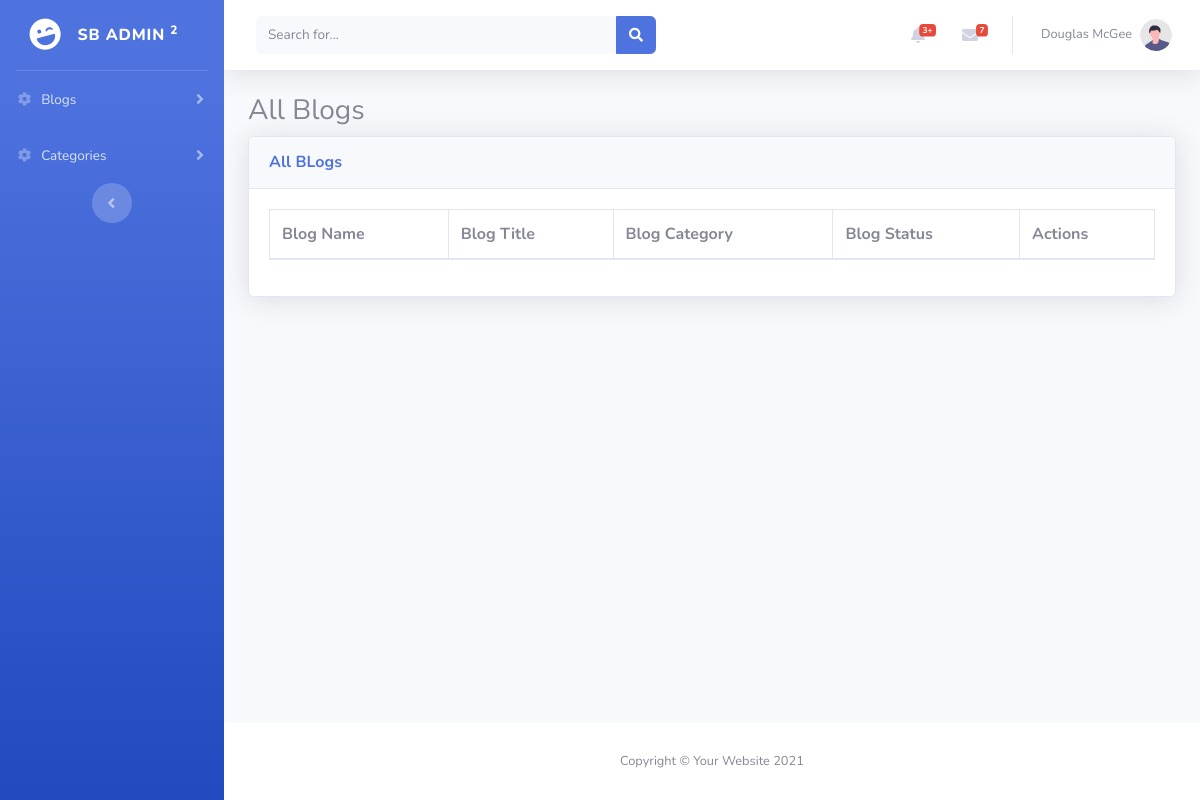
Page /all_blogs.php on the earlier database version.
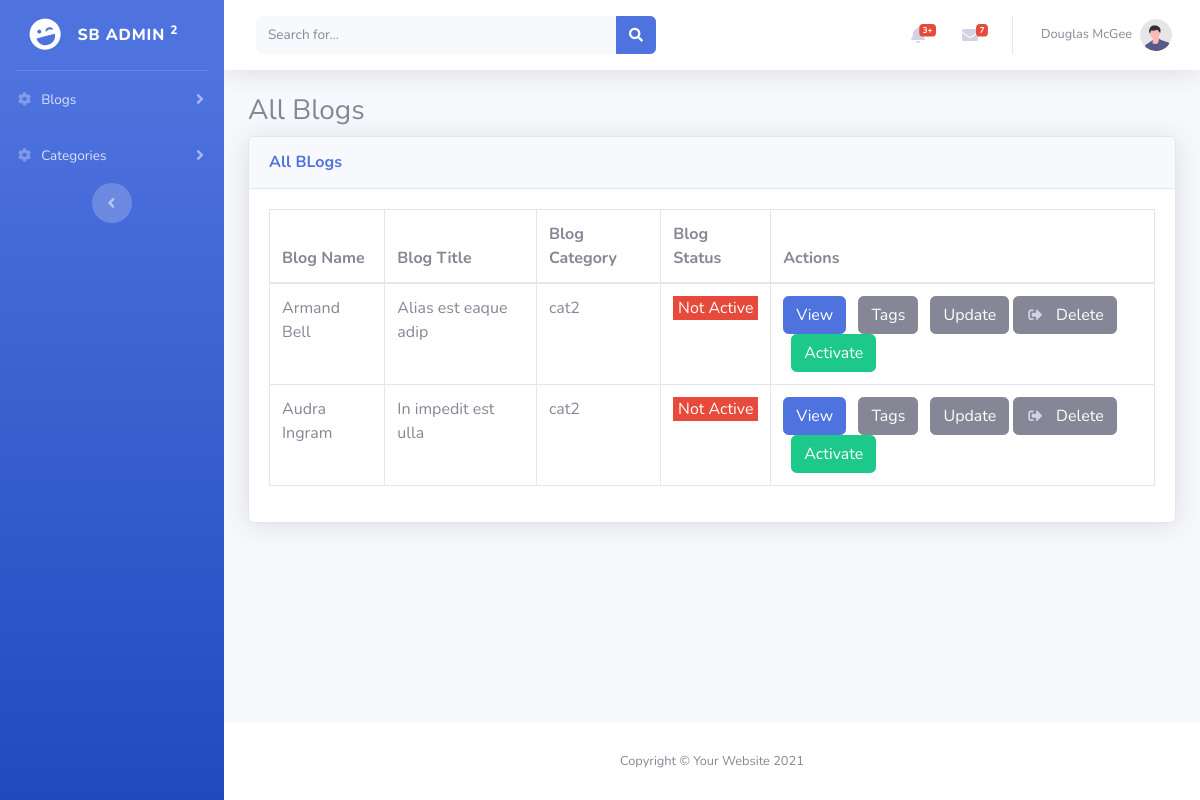
Same page on the later database version.
### tables this page shows
CREATE TABLE `blogs` (
  `blog_id` int(255) NOT NULL,
  `blog_name` varchar(55) NOT NULL,
  `blog_title` varchar(255) NOT NULL,
  `blog_author_name` varchar(55) NOT NULL,
  `blog_image` varchar(2555) DEFAULT NULL,
  `blog_video` varchar(2555) DEFAULT NULL,
  `blog_content` mediumtext NOT NULL,
  `blog_publish_date` date NOT NULL,
  `blog_category` int(55) NOT NULL,
  `blog_meta_titles` varchar(2555) DEFAULT NULL,
  `blog_status` tinyint(4) NOT NULL
);

CREATE TABLE `blog_category` (
  `cat_id` int(55) NOT NULL,
  `cat_name` varchar(55) NOT NULL
);

### all_blogs.php (the view, shortened to what this page needs)
<?php
include_once 'header.php';
$res = mysqli_query($conn, "SELECT b.blog_id,b.blog_name,b.blog_title,c.cat_name , b.blog_status FROM blogs b inner join blog_category c on b.blog_category = c.cat_id")
?>
<h3>All Blogs</h3>
<div>
    <div class="card shadow mb-4">
        <div class="card-header py-3">
            <h6 class="m-0 font-weight-bold text-primary">All BLogs</h6>
        </div>
        <div class="card-body">
            <div class="table-responsive">
                <table class="table table-bordered" id="dataTable" width="100%" cellspacing="0">
                    <thead>
                        <tr>
                            <th>Blog Name</th>
                            <th>Blog Title</th>
                            <th>Blog Category</th>
                            <th>Blog Status</th>
                            <th>Actions</th>
                        </tr>
                    </thead>
                    <tbody>
                        <?php
                        while ($row = mysqli_fetch_assoc($res)) {
                            echo '<tr>
                                                <td>' . $row["blog_name"] . '</td>
                                                <td>' . $row["blog_title"] . '</td>
                                                <td>' . $row["cat_name"] . '</td>
                                                <td>';
                            if ($row["blog_status"] == 1) {
                                echo '<lable class="progress-bar bg-success">Active</label>';
                            } else {
                                echo '<lable class="progress-bar bg-danger">Not Active</label>';
                            }
                            echo '</td>
                                                <td>
                                                    <a class="btn btn-primary" href="view_blog.php?bid='.$row["blog_id"].'">View</a>
                                                    <a class="btn btn-secondary ml-2">Tags</a>
                                                    <a class="btn btn-secondary ml-2">Update</a>
                                                    <a class="btn btn-secondary" id="delete" href="#" data-id="' . $row["blog_id"] . '" data-toggle="modal" data-target="#deleteblog">
                                                    <i class="fas fa-sign-out-alt fa-sm fa-fw mr-2 text-gray-400"></i>
                                                    Delete
                                                    </a>';
                            if (!$row["blog_status"] == 1) {
                                echo '<a class="btn btn-success ml-2" href="all_blogs.php?acc=' . $row["blog_id"] . '">Activate</a>';
                            } else {
                                echo '<a class="btn btn-danger ml-2" href="all_blogs.php?dec=' . $row["blog_id"] . '">Deactivate</a>';
                            }
                            echo '
                                                </td>
                                                </tr>';
                        }
                        ?>
                    </tbody>
                </table>
            </div>
        </div>
    </div>
</div>
<?php
include_once 'footer.php';
?>

### header.php (shortened to what this page needs)
<!DOCTYPE html>
<html lang="en">
<head>
    <link href="vendor/fontawesome-free/css/all.min.css" rel="stylesheet" type="text/css">
        <link href="vendor/datatables/dataTables.bootstrap4.min.css" rel="stylesheet">
    <link href="css/sb-admin-2.min.css" rel="stylesheet">
    </head>
<body id="page-top">
    <div id="wrapper">
        <ul class="navbar-nav bg-gradient-primary sidebar sidebar-dark accordion" id="accordionSidebar">
            <a class="sidebar-brand d-flex align-items-center justify-content-center" href="index.html">
                <div class="sidebar-brand-icon rotate-n-15">
                    <i class="fas fa-laugh-wink"></i>
                </div>
                <div class="sidebar-brand-text mx-3">SB Admin <sup>2</sup></div>
            </a>
            <hr class="sidebar-divider my-0">
            <li class="nav-item">
                <a class="nav-link collapsed" href="#" data-toggle="collapse" data-target="#collapseone"
                    aria-expanded="true" aria-controls="collapseTwo">
                    <i class="fas fa-fw fa-cog"></i>
                    <span>Blogs</span>
                </a>
            </li>
            <li class="nav-item">
                <a class="nav-link collapsed" href="#" data-toggle="collapse" data-target="#collapseTwo"
                    aria-expanded="true" aria-controls="collapseTwo">
                    <i class="fas fa-fw fa-cog"></i>
                    <span>Categories</span>
                </a>
            </li>
            <div class="text-center d-none d-md-inline">
                <button class="rounded-circle border-0" id="sidebarToggle"></button>
            </div>
        </ul>
        <div id="content-wrapper" class="d-flex flex-column">
            <div id="content">
                <nav class="navbar navbar-expand navbar-light bg-white topbar mb-4 static-top shadow">
                    <form
                        class="d-none d-sm-inline-block form-inline mr-auto ml-md-3 my-2 my-md-0 mw-100 navbar-search">
                        <div class="input-group">
                            <input type="text" class="form-control bg-light border-0 small" placeholder="Search for..."
                                aria-label="Search" aria-describedby="basic-addon2">
                            <div class="input-group-append">
                                <button class="btn btn-primary" type="button">
                                    <i class="fas fa-search fa-sm"></i>
                                </button>
                            </div>
                        </div>
                    </form>
                    <ul class="navbar-nav ml-auto">
                        <li class="nav-item dropdown no-arrow mx-1">
                            <a class="nav-link dropdown-toggle" href="#" id="alertsDropdown" role="button"
                                data-toggle="dropdown" aria-haspopup="true" aria-expanded="false">
                                <i class="fas fa-bell fa-fw"></i>
                                <span class="badge badge-danger badge-counter">3+</span>
                            </a>
                        </li>
                        <li class="nav-item dropdown no-arrow mx-1">
                            <a class="nav-link dropdown-toggle" href="#" id="messagesDropdown" role="button"
                                data-toggle="dropdown" aria-haspopup="true" aria-expanded="false">
                                <i class="fas fa-envelope fa-fw"></i>
                                <span class="badge badge-danger badge-counter">7</span>
                            </a>
                        </li>
                        <li class="nav-item dropdown no-arrow">
                            <a class="nav-link dropdown-toggle" href="#" id="userDropdown" role="button"
                                data-toggle="dropdown" aria-haspopup="true" aria-expanded="false">
                                <span class="mr-2 d-none d-lg-inline text-gray-600 small">Douglas McGee</span>
                                <img class="img-profile rounded-circle"
                                    src="img/undraw_profile.svg">
                            </a>
                        </li>
                    </ul>
                </nav>
                <div class="container-fluid">

### footer.php (shortened to what this page needs)
</div>
            </div>
            <footer class="sticky-footer bg-white">
                <div class="container my-auto">
                    <div class="copyright text-center my-auto">
                        <span>Copyright &copy; Your Website 2021</span>
                    </div>
                </div>
            </footer>
        </div>
    </div>
</body>
</html>

Differences in the rows shown:
added blogs: blog_name "Armand Bell", blog_title "Alias est eaque adip", blog_category.cat_name "cat2", blog_status "Not Active"
added blogs: blog_name "Audra Ingram", blog_title "In impedit est ulla", blog_category.cat_name "cat2", blog_status "Not Active"
